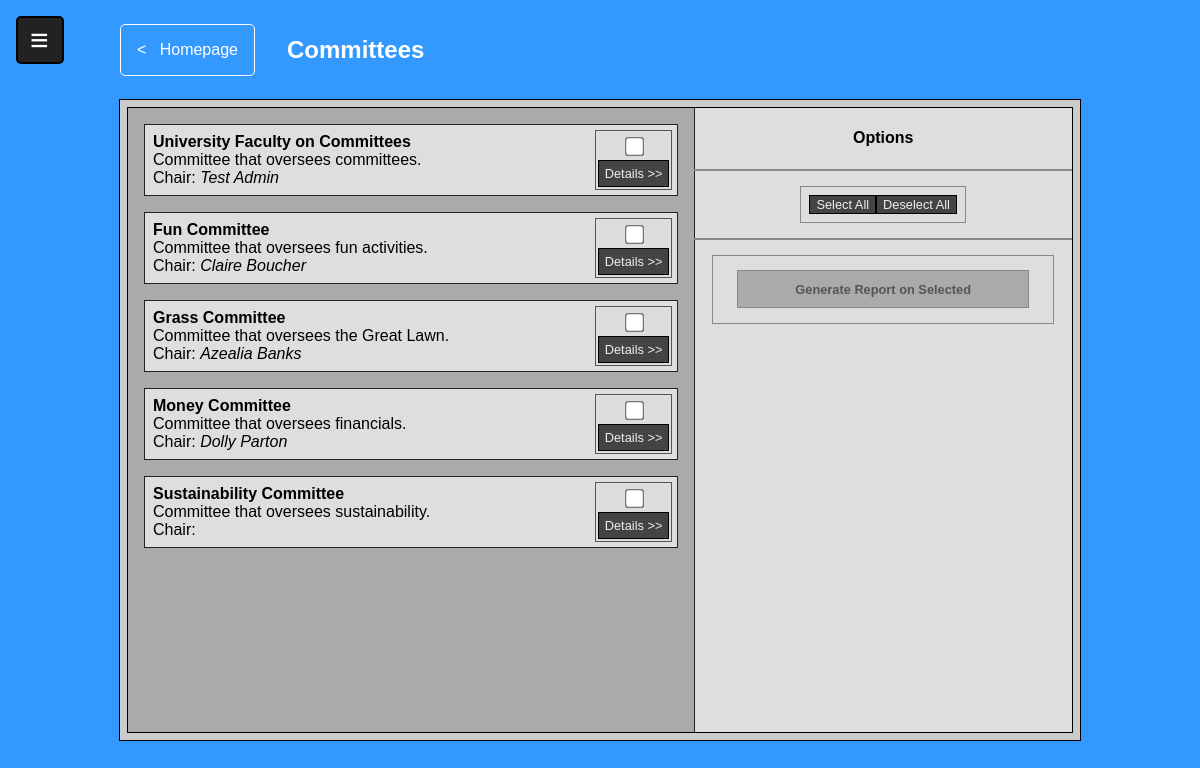
/committee_selection_super.php (signed in), run on the app's committed database.
### tables this page shows
CREATE TABLE IF NOT EXISTS `Committee` (
  `Committee_ID` INT NOT NULL AUTO_INCREMENT,
  `Name` VARCHAR(45) NOT NULL,
  `Description` VARCHAR(100) NOT NULL,
  PRIMARY KEY (`Committee_ID`));

CREATE TABLE IF NOT EXISTS `User` (
  `CNU_ID` INT NOT NULL AUTO_INCREMENT,
  `Password` VARCHAR(24) NOT NULL,
  `Fname` VARCHAR(45) NOT NULL,
  `Lname` VARCHAR(45) NOT NULL,
  `Email` VARCHAR(72) NOT NULL,
  `Department` VARCHAR(45),
  `Position` VARCHAR(45),
  `Birthday` DATE NOT NULL,
  `Hiring_Year` YEAR(4) NOT NULL,
  `Gender` VARCHAR(45) NOT NULL,
  `Race` VARCHAR(45) NOT NULL,
  `Permissions` VARCHAR(45) NOT NULL DEFAULT 'User',
  `Photo` Blob,
  `Archival_Date` DATE DEFAULT NULL,
  PRIMARY KEY (`CNU_ID`));

### committee_functions.php (called while the page is built, shortened)
<?php
function query_committee_chair($conn, int $committee_id) {
    $chair_sql = "SELECT User_CNU_ID FROM `Chairman` WHERE Committee_Committee_ID='$committee_id'";
    $chair = $conn->query($chair_sql);
    if ($chair -> num_rows > 0) {
        $chair_id = $chair->fetch_assoc()['User_CNU_ID'];
    } else {
        $chair_id = NULL;
    }
    return $chair_id;
}

### databaseconnect.php (called while the page is built, shortened)
<?php
$SRVR = "localhost:3308";
$USER = "root";
$PASS = "root";
$TABL = "mydb";
$conn = new mysqli($SRVR, $USER, $PASS, $TABL);
include "backbutton.php";
function query_user(int $entered_id)
{
    global $conn;
    $stmt = $conn->prepare("SELECT * FROM `User` WHERE CNU_ID=?");
    $stmt->bind_param('i', $entered_id);
    $stmt->execute();
    $user = $stmt->get_result()->fetch_assoc();
    return $user;
}

### committee_selection_super.php (the view, shortened to what this page needs)
<!DOCTYPE html>
<html lang="en" dir="ltr">
<head>
  <link rel="stylesheet" href="css/selection.css">
  <?php
  require 'databaseconnect.php';
  require 'committee_functions.php';
  ?>
</head>
<body>
<?php include 'hamburger_menu.php'; ?>
  <div class="wrapper">
    <header>
      <h2>Committees</h2>
    </header>
    <div class="selection">
      <div class="results">
        <?php
            $sql = "SELECT * FROM Committee";
            $result = $conn->query($sql);
            if ($result->num_rows > 0) {
                while ($row = $result->fetch_assoc()) {
                  $id = $row['Committee_ID'];
                  $name = $row['Name'];
                  $description = $row['Description'];
                  $chair_id = query_committee_chair($conn, $id);
                  if ($chair_id != NULL) {
                    $chair = query_user($chair_id);
                    $chair_name = $chair['Fname']." ".$chair['Lname'];
                  } else {
                    $chair_name = "Not assigned";
                  }
                  echo "<div class='data'> <label for='$id'><b>$name</b><br>$description<br>Chair: <i>$chair_name</i></label>
                      <div class='result_choices'>
                        <input class='checkbox' type='checkbox' name='committee' value='$id' form='create'></input>
                        <a href='committee_details.php?committee=$id'><button>Details >></button></a>
                      </div>
                    </div>";
                }
            } else {
                echo "<div class='center'>No results found for current search settings.</div>";
            }
            ?>
      </div>
      <form class="options" method="post" action="#">
        <h4>Options</h4>
        <hr>
        <div>
          <button id="select_all" type="button" name="select_all">Select All</button>
          <button id="deselect_all" type="button" name="deselect_all">Deselect All</button>
        </div>
        <hr>
        <div class="choices">
          <input id="report" type="submit" name="report" value="Generate Report on Selected" disabled>
        </div>
      </div>
    </div>
</body>
</html>

### css/selection.css (style rules this page uses)
a { text-decoration: none; }
.selection { top: 0.5em; left: 0.5em; right: 0.5em; bottom: 0.5em; position: absolute; display: grid; grid-auto-flow: column; grid-template-columns: 3fr 2fr; }
.results { height: 100%; overflow-y: scroll; display: grid; grid-auto-rows: minmax(auto, max-content); row-gap: 1em; padding: 1em; grid-column: 1 / 2; }
.results:after { height: 0.25em; content: ''; }
.results .data { display: grid; grid-template-columns: 2fr auto; justify-content: space-between; padding: 0.5em; }
.result_choices { min-width: 50px; margin-left: 1em; display: grid; grid-auto-rows: 1fr; grid-auto-flow: row; justify-items: center; align-items: center; outline: 1px solid #555555; outline-offset: 2px; background-color: #DDDDDD; }
.result_choices input { transform: scale(1.5); border: 1px solid black; }
.result_choices a, .result_choices button { width: 100%; height: 100%; }
.options { position: sticky; top: 0; display: flex; flex-flow: column nowrap; align-items: center; justify-content: flex-start; }
.options hr { margin: 0; padding: 0; width: 100%; height: 0; }
.options > div { display: flex; justify-content: center; padding: 0.5em; margin: 1em; }
.options .choices { font-size: 1em; text-align: center; height: inherit; width: 90%; align-items: center; justify-content: center; flex-flow: column nowrap; }
.choices * { font-weight: bold; display: flex; white-space: normal; flex-wrap: wrap; width: 90%; align-items: center; justify-content: center; margin: 0.5em 0; height: 3em; }
.selection { background-color: #DEDEDE; outline: 1px solid black; }
.results { background-color: #AAAAAA; outline: 1px solid #222222; }
.data { background-color: #DEDEDE; border: 1px solid #222222; }
.options > div { outline: 1px solid #888888; }
.options hr { border: 1px solid #888888; }

### css/common.css (style rules this page uses)
* { box-sizing: border-box; }
body { margin: 0; padding: 0; height: 100vh; display: flex; flex-flow: column nowrap; position: relative; font-family: Arial, Helvetica, sans-serif; background-color: #3399FF; }
.wrapper { width: 80%; height: 80vh; position: absolute; top: 12.5%; right: 10%; left: 10%; display: grid; grid-auto-flow: row; grid-auto-rows: min-content; row-gap: 1em; overflow: scroll; padding: 0.5em; outline: 1px solid #000000; }
.wrapper:after { height: 0.25em; content: ''; }
header { width: auto; height: 12.5%; color: #FFFFFF; position: fixed; top: 0; display: flex; align-items: center; z-index: 999; }
header * { padding: 0; margin: 0; }
button, input[type=submit] { font-size: 0.8em; }
.wrapper { background-color: #CCCCCC; }
.wrapper button, .wrapper input[type=submit] { cursor: pointer; color: #EEEEEE; background-color: #444444; border: 1px solid #000000; }
.wrapper button:disabled, .wrapper input[type=submit]:disabled { cursor: not-allowed; color: #555555; background-color: #AAAAAA !important; border: 1px solid #888888 !important; }

### data on the page
committee: Name "University Faculty on Committees", Description "Committee that oversees committees.", user.Fname+Lname "Test Admin"
committee: Name "Fun Committee", Description "Committee that oversees fun activities.", user.Fname+Lname "Claire Boucher"
committee: Name "Grass Committee", Description "Committee that oversees the Great Lawn.", user.Fname+Lname "Azealia Banks"
committee: Name "Money Committee", Description "Committee that oversees financials.", user.Fname+Lname "Dolly Parton"
committee: Name "Sustainability Committee", Description "Committee that oversees sustainability."

### other printed values
$message "Homepage"
